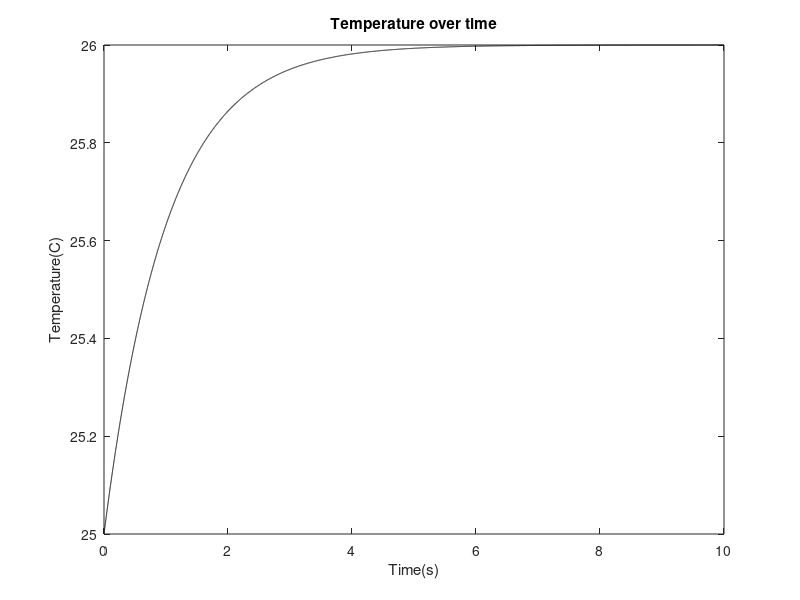

Reproduce this figure in MATLAB.
% 模拟烤箱的加热过程
clc;
clear;
close all;

% 定义变量
k = 1;% 热交换的常数
Tamb = 25;%Ambient 环境温度
dQ = 1;

% 仿真时间步长
dt = 0.001;

% 定义仿真什么时候结束
% 仿真结束时间
time_final = 10;

% 中间有一万个dt
numrows = time_final/dt+1;

% 创建一个温度向量
time_vector = (0:dt:time_final)';
temp_vector = zeros(numrows,1);

% 每个状态的初始条件
temp_initial = Tamb;

% 将初始条件设置为第一个变量
temp_vector(1) = temp_initial;

%% 仿真
% 欧拉循环
for iter = 1:numel(time_vector)-1
    % dT的方程是ODE
    dtemp = k*(Tamb-temp_vector(iter)) + dQ;
    temp_vector(iter+1) = temp_vector(iter) + dtemp*dt;
end

% 仿真绘图
% 绘制温度
h = plot(time_vector,temp_vector,'k-');
xlabel('Time(s)');
ylabel('Temperature(C)');
title('Temperature over time');

% 可以允许将绘制的内容保存为一个句柄（handle），就是可以获取并且改变它的属性
% h = plot(time_vector,temp_vector,'k-');
